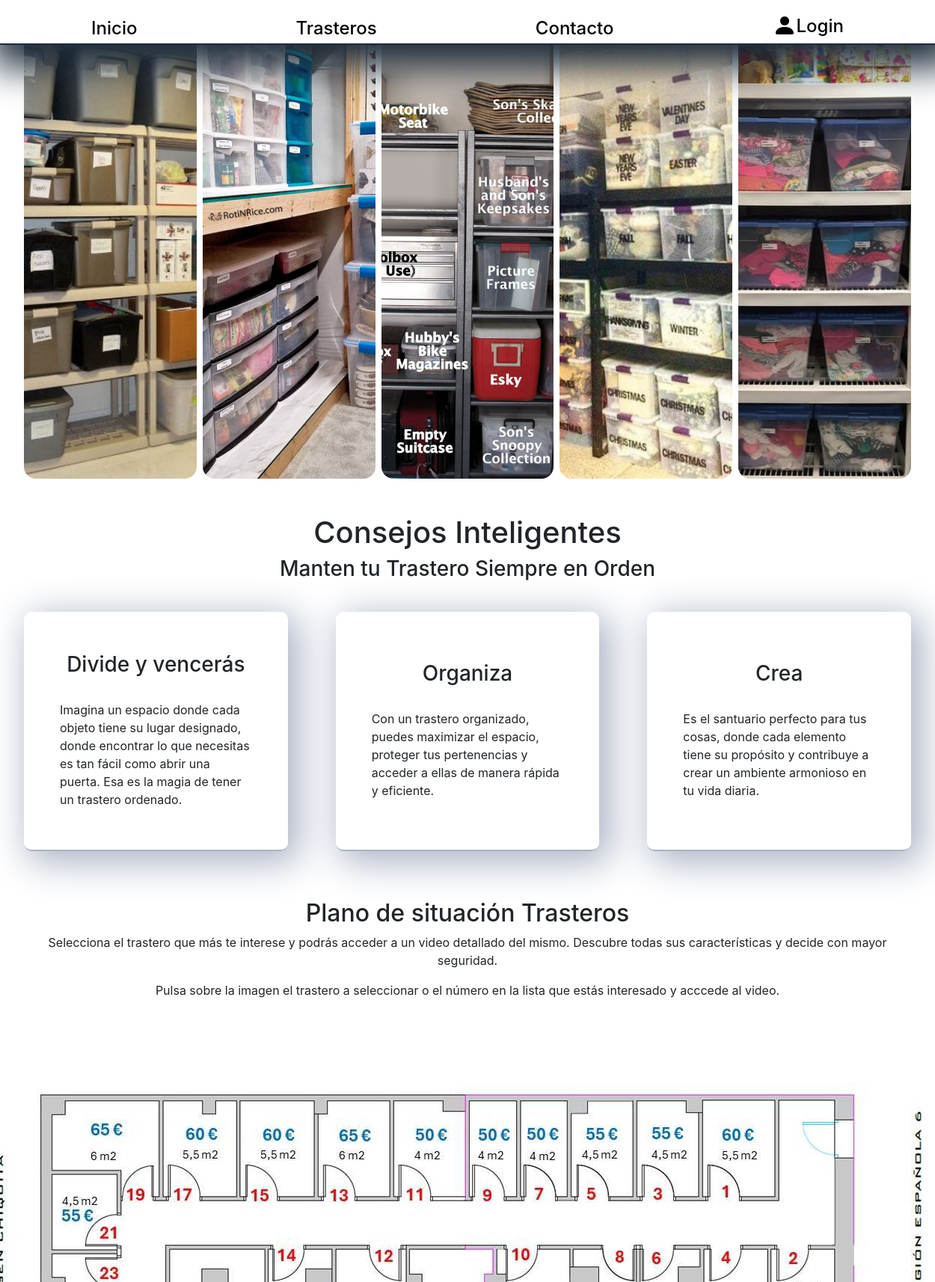
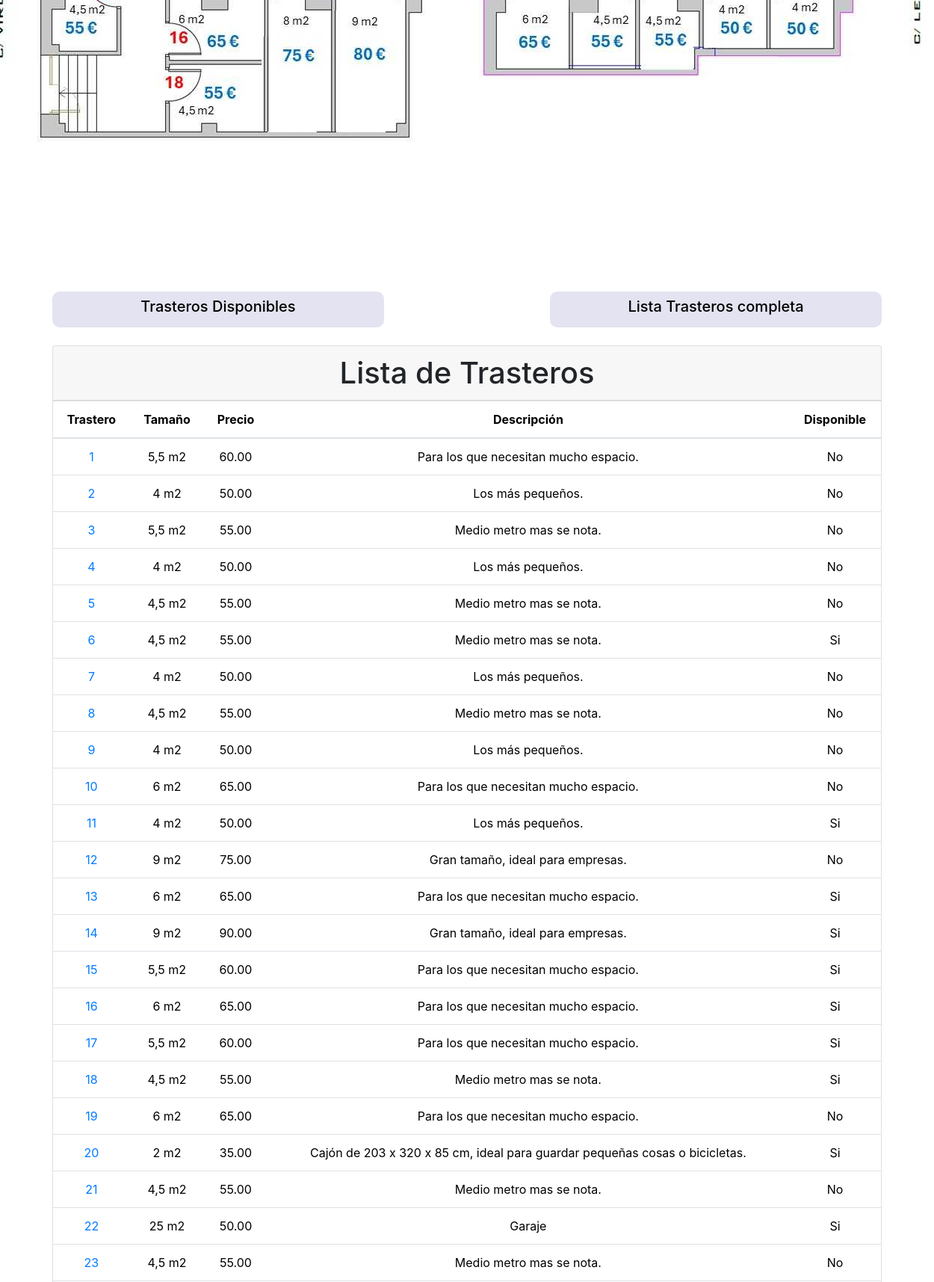
The page /app/vista/trasteros/trasteros.php (upper part) on the database its author committed (2 pictures, top to bottom).
### tables this page shows
CREATE TABLE `trasteros` (
  `id_trastero` int(11) NOT NULL,
  `tamaño` varchar(50) DEFAULT NULL,
  `precio` decimal(10,2) DEFAULT NULL,
  `descripcion` varchar(500) DEFAULT NULL,
  `disponible` tinyint(1) DEFAULT NULL,
  `url` varchar(255) DEFAULT NULL
);

### config/conexion.php (called while the page is built, shortened)
<?php
class Conexion
{
    public function conectar()
    {
        try {
            $dsn = "mysql:host=" . HOST . ";dbname=" . BD;
            $conexion = new PDO($dsn, USER, PASS);
            $conexion->setAttribute(PDO::ATTR_ERRMODE, PDO::ERRMODE_EXCEPTION);
            return $conexion;
        } catch (PDOException $e) {
            echo "ERROR EN LA CONEXION: " . $e->getMessage();
            return null;
        }
    }
}
?>

### app/modelo/trasterosModelo.php (called while the page is built, shortened)
<?php
class TrasterosModelo
{
 private $db;
 public function __construct() {
    $this->db =new Conexion();
    $this->db->conectar();
  }
    public function getListaTrasteros(){
		$sql="  SELECT *
                FROM trasteros
                ORDER BY id_trastero ASC
                LIMIT 23";
		$conectar=$this->db->conectar();
		$consulta=$conectar->prepare($sql);
        $consulta->execute();
        $trastero=$consulta->fetchAll(PDO::FETCH_ASSOC);
        return $trastero;
    }
}

### app/controlador/trasterosControlador.php (called while the page is built, shortened)
 <?php
class TrasterosControlador{
public function listaTrasteros(){
    require_once "../../../config/conexion.php";
    require_once "../../modelo/trasterosModelo.php";
    $trastero = new TrasterosModelo();
    $trasteros = $trastero->getListaTrasteros();
    return $trasteros;
}
}

### app/vista/trasteros/trasteros.php (the view, shortened to what this page needs)
<?php
    include '../layouts/header.php';
?>
   <?php
   require_once ('../../controlador/trasterosControlador.php');
   $trasteros= new TrasterosControlador();
   if (!isset($_SESSION['usuario']) || $_SESSION['rol'] != 1) {
       $fila=$trasteros->listaTrasteros();
   }else{
       $fila=$trasteros->listaTrasterosAdmin();
   };
   ?>
<div class="galeriaTrasteros">
   <div style="background-image: url('/trasteros1024/public/multimedia/img/orden1.jpg');"></div>
   <div style="background-image: url('/trasteros1024/public/multimedia/img/orden5.jpg');"></div>
   <div style="background-image: url('/trasteros1024/public/multimedia/img/orden2.jpg');"></div>
   <div style="background-image: url('/trasteros1024/public/multimedia/img/orden3.jpg');"></div>
   <div style="background-image: url('/trasteros1024/public/multimedia/img/orden4.jpg');"></div>
</div>
<section class="contenedorTrasteros" id="contenedor1">
    <h2>Consejos Inteligentes</h2>
    <h3>Manten tu Trastero Siempre en Orden</h3>
    <div class="divTrasteros">
       <div class="tarjeta">
            <h3>Divide y vencerás</h3>
           <p>Imagina un espacio donde cada objeto tiene su lugar designado, donde encontrar lo que necesitas es tan fácil como abrir una puerta. Esa es la magia de tener un trastero ordenado.</p>
       </div>
       <div class="tarjeta">
           <h3>Organiza</h3>
           <p>Con un trastero organizado, puedes maximizar el espacio, proteger tus pertenencias y acceder a ellas de manera rápida y eficiente.</p>
       </div>
       <div class="tarjeta">
           <h3>Crea</h3>
           <p>Es el santuario perfecto para tus cosas, donde cada elemento tiene su propósito y contribuye a crear un ambiente armonioso en tu vida diaria.</p>
       </div>
    </div>
</section>
<section class="plano" id="situacionTrasteros">
    <h2>Plano de situación Trasteros</h2>
    <p>Selecciona el trastero que más te interese y podrás acceder a un video detallado del mismo. Descubre todas sus características y decide con mayor seguridad.</p>
    <p>Pulsa sobre la imagen el trastero a seleccionar o el número en la lista que estás interesado y acccede al video.</p>
</section>
<section class="seccionPlano">
    <img src="/trasteros1024/public/multimedia/img/plano.jpg" alt="plano situacion trasteros" usemap="#planoTrasteros" id="imgPlano">
</section>
       <div class="container mt-3 ">
       <?php  if (isset( $_SESSION['rol']) && $_SESSION['rol'] == 1){
            } else { ?>
                 <div class="btnTrasteros mb-4 ml-0 mr-0">
                    <a href="#tablaTrasteros" onclick="mostrarTrasterosDisponibles()">
                        <div class="btnTrasteroa">
                            <h5>Trasteros Disponibles</h5>
                        </div>
                    </a>
                    <a href="#tablaTrasteros"
                    onclick="refrescarPagina()">
                        <div class="btnTrasteroa">
                            <h5>Lista Trasteros completa</h5>
                        </div>
                    </a>
                </div>
            <?php
            }
            ?>
            <div class="row justify-content-center">
               <div class="col-md-12">
                   <div class="card">
                   <?php  if (isset( $_SESSION['rol']) && $_SESSION['rol'] == 1){?>
                        <div class="card-header h1 text-center">
                           Clientes de Trastero
                        </div>
                    <?php
                    } else { ?>
                        <div class="card-header h1 text-center">
                           Lista de Trasteros
                        </div>
                    <?php
                    }
                    ?>
                       <div class="p-0">
                           <table class="table text-center" id="tablaTrasteros">
                               <thead>
                                   <tr>
                                       <th scope="col">Trastero</th>
                                       <th scope="col">Tamaño</th>
                                       <th scope="col">Precio</th>
                                       <?php  if (isset( $_SESSION['rol']) && $_SESSION['rol'] == 1){
                                           echo "<th scope='col'>Alquilado por:</th>";
                                           echo "<th scope='col'>Nuevo recibo:</th>";
                                       } else {
                                           echo "<th scope='col'>Descripción</th>";
                                           echo "<th scope='col'>Disponible</th>";
                                       }?>
                                   </tr>
                               </thead>
                               <tbody>
                                <?php foreach($fila as $trastero){ ?>
                                    <tr>
                                        <td><a href="<?php echo $trastero['url']?>" target="_blank"><?php echo $trastero['id_trastero']?></a></td>
                                        <td><?php echo $trastero['tamaño']?></td>
                                        <td><?php echo $trastero['precio']  ?></td>
                                        <?php  if (isset( $_SESSION['rol']) && $_SESSION['rol'] == 1) {
                                            echo "<td>".$trastero['nombre'].' '.$trastero['apellido_1'].' '.$trastero['apellido_2']."</td>";
                                        }else{
                                            echo "<td>".$trastero['descripcion']."</td>";
                                            echo "<td>".($trastero['disponible']==1 ? 'Si' : 'No')."</td>";
                                        };
                                        ?>
                                    </tr>
                                <?php } ?>
                                </tbody>
                           </table>
                       </div>
                   </div>
               </div>
           </div>
       </div>
       <?php require ('../layouts/footer.php');?>
</body>
</html>

### public/css/estilos.css (style rules this page uses)
:root { --altura_header: 60px; --size_h3: 1.75rem; --size_h2: 2.5rem; --size_h1: 3.5rem; --color_blanco: #ffffff; --color_brand: #a9b1c3; --color_mid: #8193a7; --color_dark: #1d2c3b; --color_ligth: #e3e3f1; --box-shadow: 6px 6px 10px #746d6d7e; }
* { margin: 0; padding: 0; box-sizing: border-box; }
a { text-decoration: none; }
h2 { font-size: var(--size_h2); }
h3 { font-size: var(--size_h3); }
.tarjeta { margin: 2rem; width: 65%; display: flex; flex-direction: column; justify-content: center; align-items: center; border-bottom: 2px solid var(--color_brand); box-shadow: 10px 10px 50px 5px var(--color_brand); border-radius: 10px; }
.tarjeta > h3, .tarjeta > p { margin: 1rem 3rem; }
.galeriaTrasteros { display: flex; height: 80vh; gap: 0.5em; margin: 0 2rem; }
.galeriaTrasteros>div { flex: 1; border-radius: 1rem; background-position: center; background-repeat: no-repeat; background-size: auto 100%; transition: all 0.8s cubic-bezier(0.25, 0.4, 0.45, 1.4); }
.contenedorTrasteros { margin-top: 3rem; }
.contenedorTrasteros>h2, .contenedorTrasteros>h3 { text-align: center; }
.contenedorTrasteros>h2 { font-size: var(--size_h2); }
.contenedorTrasteros>h3 { font-size: var(--size_h3); }
.divTrasteros { display: flex; flex-direction: column; justify-content: center; align-items: center; }
.plano { text-align: center; margin: 2rem; }
.btnTrasteros { margin: 0 2rem; display: flex; flex-direction: row; justify-content: space-between; align-items: center; }
.btnTrasteros > a { width: 40%; height: 100%; color: black; }
.btnTrasteroa { text-align: center; background-color: var(--color_ligth); border-radius: 10px; padding: 0.5rem; }
.seccionPlano { display: none; }
@media (min-width: 841px) { .tarjeta { height: 20rem; } }
@media (min-width: 841px) { .tarjeta { max-width: 35%; } }
@media (min-width: 841px) { .seccionPlano { display: flex; flex-direction: column; align-items: center; justify-content: center; } }
@media (min-width: 841px) { .divTrasteros { flex-direction: row; } }

### rows shown on the page
trasteros: id_trastero "1", tamaño "5,5 m2", precio "60.00", descripcion "Para los que necesitan mucho espacio.", disponible "No"
trasteros: id_trastero "2", tamaño "4 m2", precio "50.00", descripcion "Los más pequeños.", disponible "No"
trasteros: id_trastero "3", tamaño "5,5 m2", precio "55.00", descripcion "Medio metro mas se nota.", disponible "No"
trasteros: id_trastero "4", tamaño "4 m2", precio "50.00", descripcion "Los más pequeños.", disponible "No"
trasteros: id_trastero "5", tamaño "4,5 m2", precio "55.00", descripcion "Medio metro mas se nota.", disponible "No"
trasteros: id_trastero "6", tamaño "4,5 m2", precio "55.00", descripcion "Medio metro mas se nota.", disponible "Si"
trasteros: id_trastero "7", tamaño "4 m2", precio "50.00", descripcion "Los más pequeños.", disponible "No"
trasteros: id_trastero "8", tamaño "4,5 m2", precio "55.00", descripcion "Medio metro mas se nota.", disponible "No"
trasteros: id_trastero "9", tamaño "4 m2", precio "50.00", descripcion "Los más pequeños.", disponible "No"
trasteros: id_trastero "10", tamaño "6 m2", precio "65.00", descripcion "Para los que necesitan mucho espacio.", disponible "No"
trasteros: id_trastero "11", tamaño "4 m2", precio "50.00", descripcion "Los más pequeños.", disponible "Si"
trasteros: id_trastero "12", tamaño "9 m2", precio "75.00", descripcion "Gran tamaño, ideal para empresas.", disponible "No"
trasteros: id_trastero "13", tamaño "6 m2", precio "65.00", descripcion "Para los que necesitan mucho espacio.", disponible "Si"
trasteros: id_trastero "14", tamaño "9 m2", precio "90.00", descripcion "Gran tamaño, ideal para empresas.", disponible "Si"
trasteros: id_trastero "15", tamaño "5,5 m2", precio "60.00", descripcion "Para los que necesitan mucho espacio.", disponible "Si"
trasteros: id_trastero "16", tamaño "6 m2", precio "65.00", descripcion "Para los que necesitan mucho espacio.", disponible "Si"
trasteros: id_trastero "17", tamaño "5,5 m2", precio "60.00", descripcion "Para los que necesitan mucho espacio.", disponible "Si"
trasteros: id_trastero "18", tamaño "4,5 m2", precio "55.00", descripcion "Medio metro mas se nota.", disponible "Si"
trasteros: id_trastero "19", tamaño "6 m2", precio "65.00", descripcion "Para los que necesitan mucho espacio.", disponible "No"
trasteros: id_trastero "20", tamaño "2 m2", precio "35.00", descripcion "Cajón de 203 x 320 x 85 cm, ideal para guardar pequeñas cosas o bicicletas.", disponible "Si"
trasteros: id_trastero "21", tamaño "4,5 m2", precio "55.00", descripcion "Medio metro mas se nota.", disponible "No"
trasteros: id_trastero "22", tamaño "25 m2", precio "50.00", descripcion "Garaje", disponible "Si"
trasteros: id_trastero "23", tamaño "4,5 m2", precio "55.00", descripcion "Medio metro mas se nota.", disponible "No"
